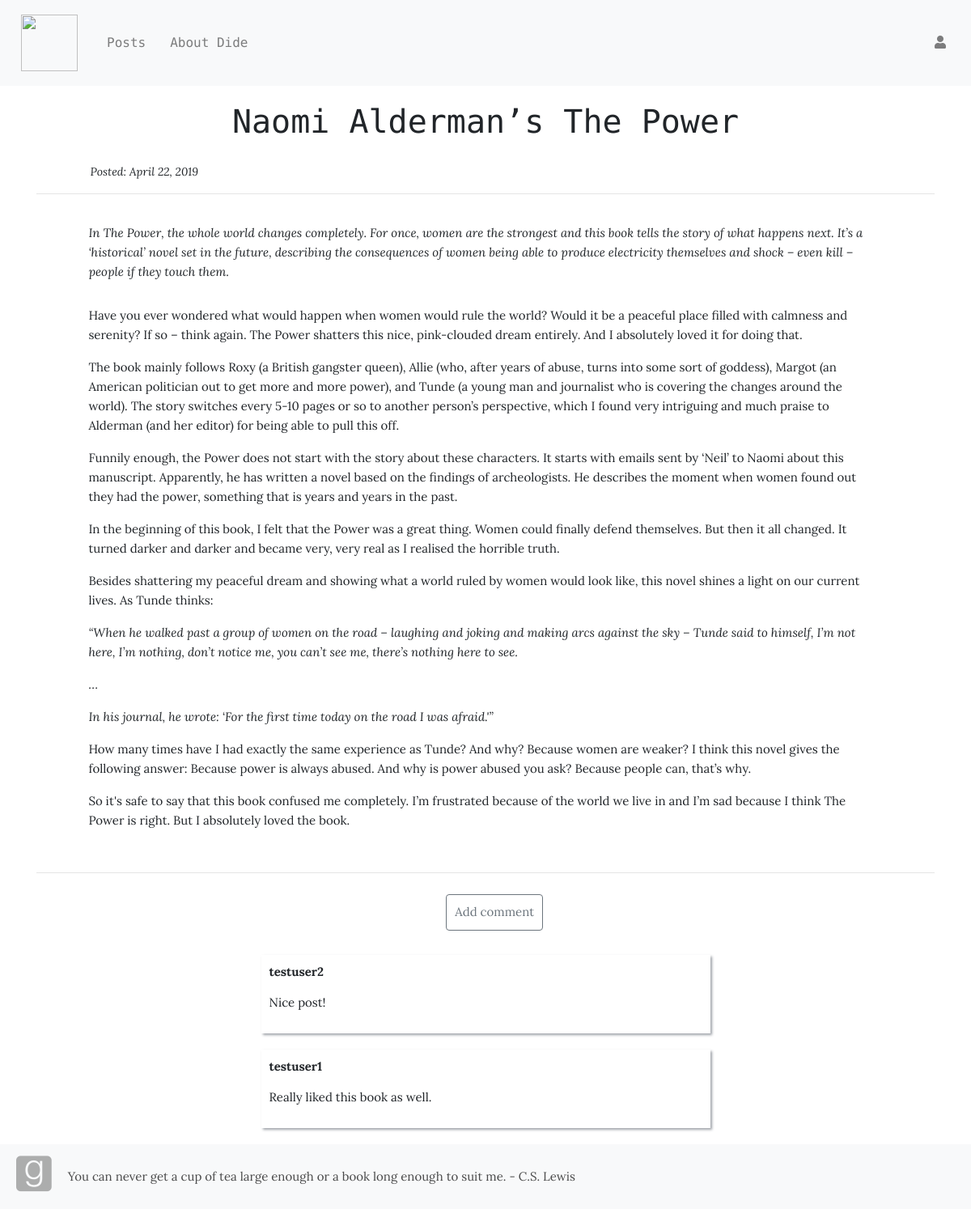
The app's page /blog/15 with its own data.
### book_app/models.py (models this page shows, shortened)
class Blog(models.Model):
  title = models.CharField(max_length=200, unique=True)
  intro = models.TextField()
  body = models.TextField()
  posted = models.DateField(db_index=True, auto_now_add=True)
  author = models.ForeignKey(
          get_user_model(),
          on_delete=models.CASCADE,
          default=1,
          )

class Comment(models.Model):
  blog = models.ForeignKey('book_app.Blog', related_name='comments',on_delete=models.CASCADE)
  author = models.ForeignKey(
          get_user_model(),
          related_name='authors_comment',
          on_delete=models.CASCADE,
          )
  text = models.TextField()

### book_app/views.py (the view)
# urls.py: path('blog/<int:pk>',views.BlogDetailView.as_view(),name='blog_detail'),
class BlogDetailView(DetailView):
  model = Blog

### book_app/templates/book_app/blog_detail.html (shortened to what this page needs)
{% extends 'book_app/base.html' %}
{% block body_block %}
<div class="post-bar">
  <h1 id="blog-detail-title">{{ blog.title }}</h1>
</div>
<p id="blog-detail-posted">Posted: {{ blog.posted }}</p>
<hr>
<div class="blog-entire-body">
  <p id="blog-detail-intro">{{ blog.intro }}</p>
  <p id="blog-detail-body">{{ blog.body|safe|linebreaksbr }}</p>
</div>
<hr>
<div id="comment-blog-button">
  <a class="btn btn-outline-secondary" href="{% url 'book_app:add_comment_to_post' pk=blog.pk %}">Add comment</a>
</div>
{% for comment in blog.comments.all %}
  <div class="comment-part">
    <strong>{{ comment.author }}</strong>
    <p>{{ comment.text|linebreaks }}</p>
  </div>
{% empty %}
  <p class="blog-entire-body">No comments yet</p>
{% endfor %}
{% endblock %}

### book_app/static/css/book_app.css (style rules this page uses)
body { font-family: 'Lora', serif; padding-bottom: 80px; font-size: 15px; }
h1 { text-align: center; font-family: 'Roboto Mono', monospace; }
#blog-detail-title { text-align: center; font-family: 'Roboto Mono', monospace; }
#blog-detail-intro { font-style: italic; margin-bottom: 30px; }
.post-bar { margin: 20px; display: flex; flex-direction: row; justify-content: center; }
#blog-detail-posted { font-size: 14px; margin: 0 6%; font-style: italic; }
.blog-entire-body { padding: 20px; margin: 0 4%; line-height: 18pt; }
.comment-part { position: relative; margin: 20px auto; padding: 10px; border: 1px #93969b; box-shadow: 2px 2px 3px #9ea2a8; width: 50%; }
#comment-blog-button { margin: 10px 42%; width: 200px; text-align: center; padding: 10px; }
.btn { font-size: 15px; padding: 10px; }

### records on screen
Blog: title "Naomi Alderman’s The Power", posted "April 22, 2019", intro "In The Power, the whole world changes completely. For once, women are the strongest and this book tells the story of what happens next. It’s a ‘historical’ novel set in the future, describing the consequences of women being able to produce electricity themselves and shock – even kill – people if they touch them.", body "Have you ever wondered what would happen when women would rule the world? Would it be a peaceful place filled with calmness and serenity? If so – think again. The Power shatters this nice, pink-clouded dream entirely. And I absolutely loved it for doing that. The book mainly follows Roxy (a British gangster queen), Allie (who, after years of abuse, turns into some sort of goddess), Margot (an American politician out to get more and more power), and Tunde (a young man and journalist who is covering the changes around the world). The story switches every 5-10 pages or so to another person’s perspective, which I found very intriguing and much praise to Alderman (and her editor) for being able…"
Comment: author "testuser2", text "Nice post!"
Comment: author "testuser1", text "Really liked this book as well."
